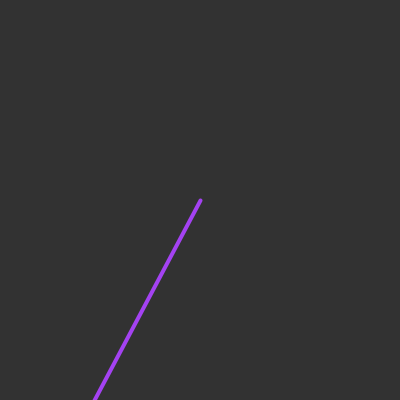
Frame 1 (no input)
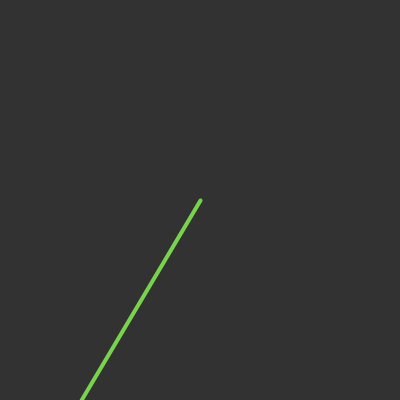
Frame 60 (the mouse pressed at the canvas centre just before this capture)
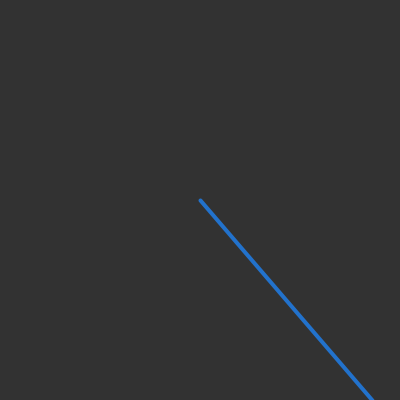
Frame 120 (the mouse held since frame 60 and released just before this capture)

The Processing sketch that drew these frames (run headless with seeded random() and noise(); from frame 60 on, the mouse is pressed at the canvas centre):

// Processing sketch: Challenge_11
// ── Challenge_11.pde
void setup()
{
  size(400,400);
}
void draw()
{
  background(50);
  stroke(random(255),random(255),random(255));
  strokeWeight(4);
  line(200,200,random(400),400);
   
   
}
